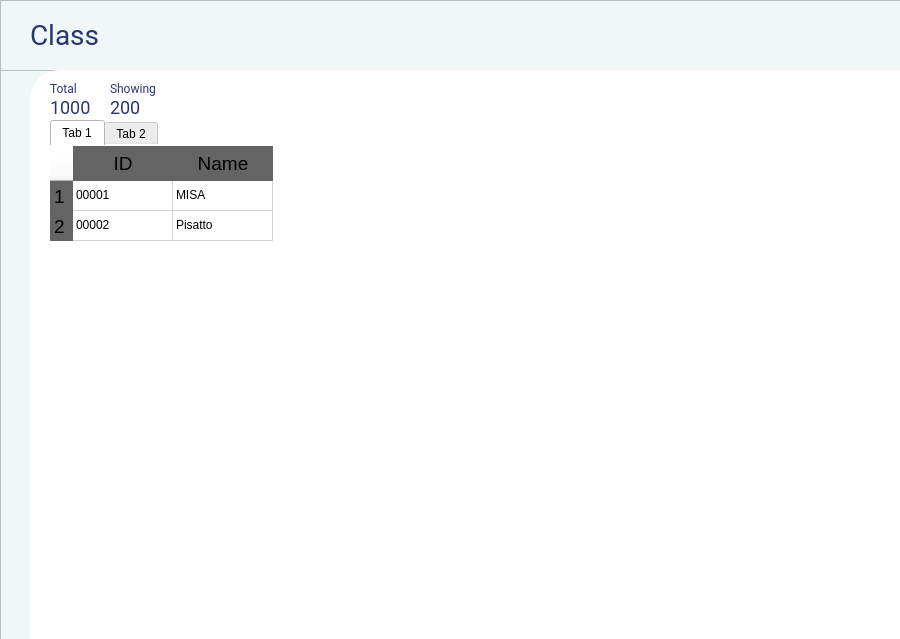
<?xml version="1.0" encoding="UTF-8"?>
<ui version="4.0">
 <class>Class</class>
 <widget class="QWidget" name="Class">
  <property name="geometry">
   <rect>
    <x>0</x>
    <y>0</y>
    <width>900</width>
    <height>639</height>
   </rect>
  </property>
  <property name="windowTitle">
   <string>Form</string>
  </property>
  <widget class="QFrame" name="frame_main">
   <property name="geometry">
    <rect>
     <x>0</x>
     <y>0</y>
     <width>1707</width>
     <height>1062</height>
    </rect>
   </property>
   <property name="styleSheet">
    <string notr="true">background-color: rgb(239, 248, 247);</string>
   </property>
   <property name="frameShape">
    <enum>QFrame::StyledPanel</enum>
   </property>
   <property name="frameShadow">
    <enum>QFrame::Raised</enum>
   </property>
   <widget class="QFrame" name="frame_top">
    <property name="geometry">
     <rect>
      <x>0</x>
      <y>0</y>
      <width>1681</width>
      <height>71</height>
     </rect>
    </property>
    <property name="frameShape">
     <enum>QFrame::StyledPanel</enum>
    </property>
    <property name="frameShadow">
     <enum>QFrame::Raised</enum>
    </property>
    <widget class="QLabel" name="main_titile">
     <property name="geometry">
      <rect>
       <x>30</x>
       <y>20</y>
       <width>181</width>
       <height>31</height>
      </rect>
     </property>
     <property name="font">
      <font>
       <family>Roboto</family>
       <pointsize>-1</pointsize>
       <weight>50</weight>
       <italic>false</italic>
       <bold>false</bold>
      </font>
     </property>
     <property name="styleSheet">
      <string notr="true">color: rgb(43, 53, 114);
font-size: 28px;</string>
     </property>
     <property name="text">
      <string>Class</string>
     </property>
    </widget>
   </widget>
   <widget class="QFrame" name="frame_main_panel">
    <property name="geometry">
     <rect>
      <x>30</x>
      <y>70</y>
      <width>1651</width>
      <height>921</height>
     </rect>
    </property>
    <property name="maximumSize">
     <size>
      <width>1651</width>
      <height>971</height>
     </size>
    </property>
    <property name="styleSheet">
     <string notr="true">background-color: rgb(255, 255, 255);
border-radius:30px;</string>
    </property>
    <property name="frameShape">
     <enum>QFrame::StyledPanel</enum>
    </property>
    <property name="frameShadow">
     <enum>QFrame::Raised</enum>
    </property>
    <widget class="QLabel" name="main_titile_2">
     <property name="geometry">
      <rect>
       <x>20</x>
       <y>10</y>
       <width>31</width>
       <height>16</height>
      </rect>
     </property>
     <property name="font">
      <font>
       <family>Roboto</family>
       <pointsize>-1</pointsize>
       <weight>50</weight>
       <italic>false</italic>
       <bold>false</bold>
      </font>
     </property>
     <property name="styleSheet">
      <string notr="true">color: rgb(43, 53, 114);
font-size: 12px;</string>
     </property>
     <property name="text">
      <string>Total</string>
     </property>
    </widget>
    <widget class="QLabel" name="main_titile_3">
     <property name="geometry">
      <rect>
       <x>20</x>
       <y>30</y>
       <width>41</width>
       <height>16</height>
      </rect>
     </property>
     <property name="font">
      <font>
       <family>Roboto</family>
       <pointsize>-1</pointsize>
       <weight>50</weight>
       <italic>false</italic>
       <bold>false</bold>
      </font>
     </property>
     <property name="styleSheet">
      <string notr="true">color: rgb(43, 53, 114);
font-size: 18px;</string>
     </property>
     <property name="text">
      <string>1000</string>
     </property>
    </widget>
    <widget class="QLabel" name="main_titile_4">
     <property name="geometry">
      <rect>
       <x>80</x>
       <y>30</y>
       <width>31</width>
       <height>16</height>
      </rect>
     </property>
     <property name="font">
      <font>
       <family>Roboto</family>
       <pointsize>-1</pointsize>
       <weight>50</weight>
       <italic>false</italic>
       <bold>false</bold>
      </font>
     </property>
     <property name="styleSheet">
      <string notr="true">color: rgb(43, 53, 114);
font-size: 18px;</string>
     </property>
     <property name="text">
      <string>200</string>
     </property>
    </widget>
    <widget class="QLabel" name="main_titile_5">
     <property name="geometry">
      <rect>
       <x>80</x>
       <y>10</y>
       <width>51</width>
       <height>16</height>
      </rect>
     </property>
     <property name="font">
      <font>
       <family>Roboto</family>
       <pointsize>-1</pointsize>
       <weight>50</weight>
       <italic>false</italic>
       <bold>false</bold>
      </font>
     </property>
     <property name="styleSheet">
      <string notr="true">color: rgb(43, 53, 114);
font-size: 12px;</string>
     </property>
     <property name="text">
      <string>Showing</string>
     </property>
    </widget>
    <widget class="QTabWidget" name="tabWidget">
     <property name="geometry">
      <rect>
       <x>20</x>
       <y>50</y>
       <width>1601</width>
       <height>841</height>
      </rect>
     </property>
     <property name="currentIndex">
      <number>0</number>
     </property>
     <widget class="QWidget" name="tab">
      <attribute name="title">
       <string>Tab 1</string>
      </attribute>
      <widget class="QTableWidget" name="tableWidget">
       <property name="geometry">
        <rect>
         <x>0</x>
         <y>0</y>
         <width>811</width>
         <height>491</height>
        </rect>
       </property>
       <property name="styleSheet">
        <string notr="true">QHeaderView::section {
    background-color: #646464;
    padding: 4px;
    font-size: 14pt;
    border-style: none;
    border-bottom: 0px solid #fffff8;
    border-right: 0px solid #fffff8;
}

QHeaderView::section:horizontal
{
    border-top: 0px solid #fffff8;
}

QHeaderView::section:vertical
{
    border-left: 0px solid #fffff8;
}</string>
       </property>
       <row>
        <property name="text">
         <string>1</string>
        </property>
       </row>
       <row>
        <property name="text">
         <string>2</string>
        </property>
       </row>
       <column>
        <property name="text">
         <string>ID</string>
        </property>
       </column>
       <column>
        <property name="text">
         <string>Name</string>
        </property>
       </column>
       <item row="0" column="0">
        <property name="text">
         <string>00001</string>
        </property>
       </item>
       <item row="0" column="1">
        <property name="text">
         <string>MISA</string>
        </property>
       </item>
       <item row="1" column="0">
        <property name="text">
         <string>00002</string>
        </property>
       </item>
       <item row="1" column="1">
        <property name="text">
         <string>Pisatto</string>
        </property>
       </item>
      </widget>
     </widget>
     <widget class="QWidget" name="tab_2">
      <attribute name="title">
       <string>Tab 2</string>
      </attribute>
     </widget>
    </widget>
   </widget>
  </widget>
 </widget>
 <resources/>
 <connections/>
</ui>
